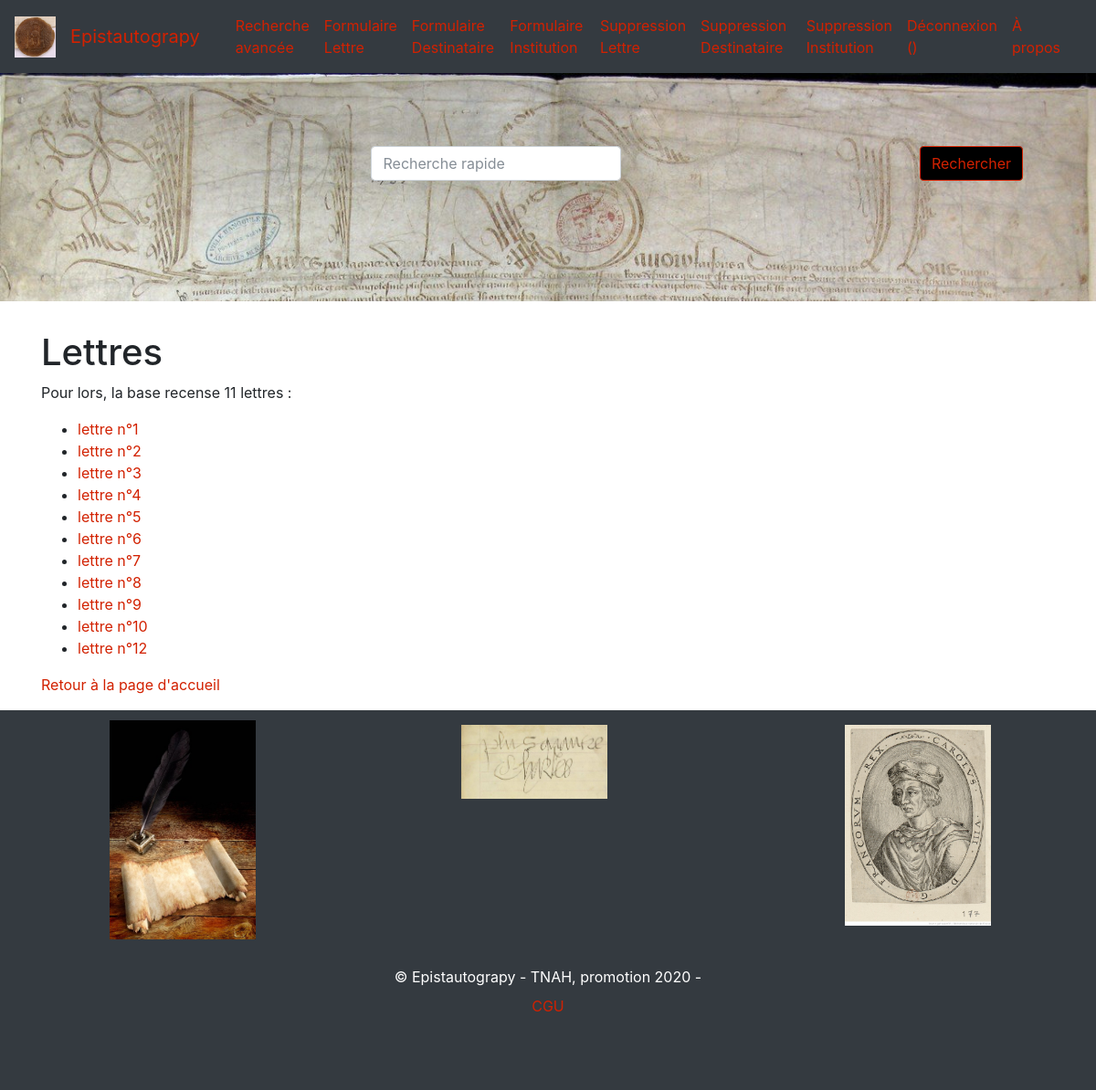
Screenshot of /index_lettres (signed in) with the database file from the repository.
### app/modeles/donnees.py (models this page shows, shortened)
class Lettre(db.Model) :
	__tablename__ = "lettre"
	id_lettre = db.Column(db.Integer, unique=True, nullable=False, primary_key=True, autoincrement=True)
	date_envoie_lettre = db.Column(db.Text)
	lieu_ecriture_lettre = db.Column(db.String(45))
	objet_lettre = db.Column(db.Text)
	contresignataire_lettre = db.Column(db.String(45))
	langue_lettre = db.Column(db.String(45))
	pronom_personnel_employe_lettre = db.Column(db.String(45))
	cote_lettre = db.Column(db.String(45))
	statut_lettre = db.Column(db.String(45))
	institution_id = db.Column(db.Integer, db.ForeignKey('institution_conservation.id_institution_conservation'))
	lien_image_lettre = db.Column(db.Text)
	authorships = db.relationship("User", secondary="authorship", backref="lettre", lazy="dynamic")
	correspondance = db.relationship("Destinataire", secondary="correspondance", backref="lettre", lazy="dynamic", cascade='all, delete, delete-orphan', single_parent="True")

### app/routes.py (the view)
@app.route("/index_lettres")
def index_lettres():
	lettres = Lettre.query.order_by(Lettre.id_lettre).all()
	return render_template("pages/index_lettres.html", nom="Epistautograpy", lettres=lettres)

### app/modeles/utilisateurs.py (called while the page is built)
@login.user_loader
def trouver_utilisateur_via_id(id_user):
    return User.query.get(int(id_user))

### app/templates/pages/index_lettres.html
{% extends "conteneur.html" %}
{% block corps %}
<h1>Lettres</h1>
    {% if lettres %}
    <p>Pour lors, la base recense {{lettres|length}} lettres :</p>
        <ul>
            {% for lettre in lettres %}
            <li><a id="link" href="{{url_for('lettre', id_lettre=lettre.id_lettre)}}">lettre n°{{lettre.id_lettre}}</a></li>
            {% endfor %}
        </ul>
    {% else %}
        <p>La base de données est en cours de constitution</p>
    {% endif %}
    <p><a id="link" href="{{url_for('accueil')}}">Retour à la page d'accueil</a></p>
{% endblock %}

### rows the page displays
Lettre: id_lettre "1"
Lettre: id_lettre "2"
Lettre: id_lettre "3"
Lettre: id_lettre "4"
Lettre: id_lettre "5"
Lettre: id_lettre "6"
Lettre: id_lettre "7"
Lettre: id_lettre "8"
Lettre: id_lettre "9"
Lettre: id_lettre "10"
Lettre: id_lettre "12"

### other values shown
{{ lettres|length }} "11"
